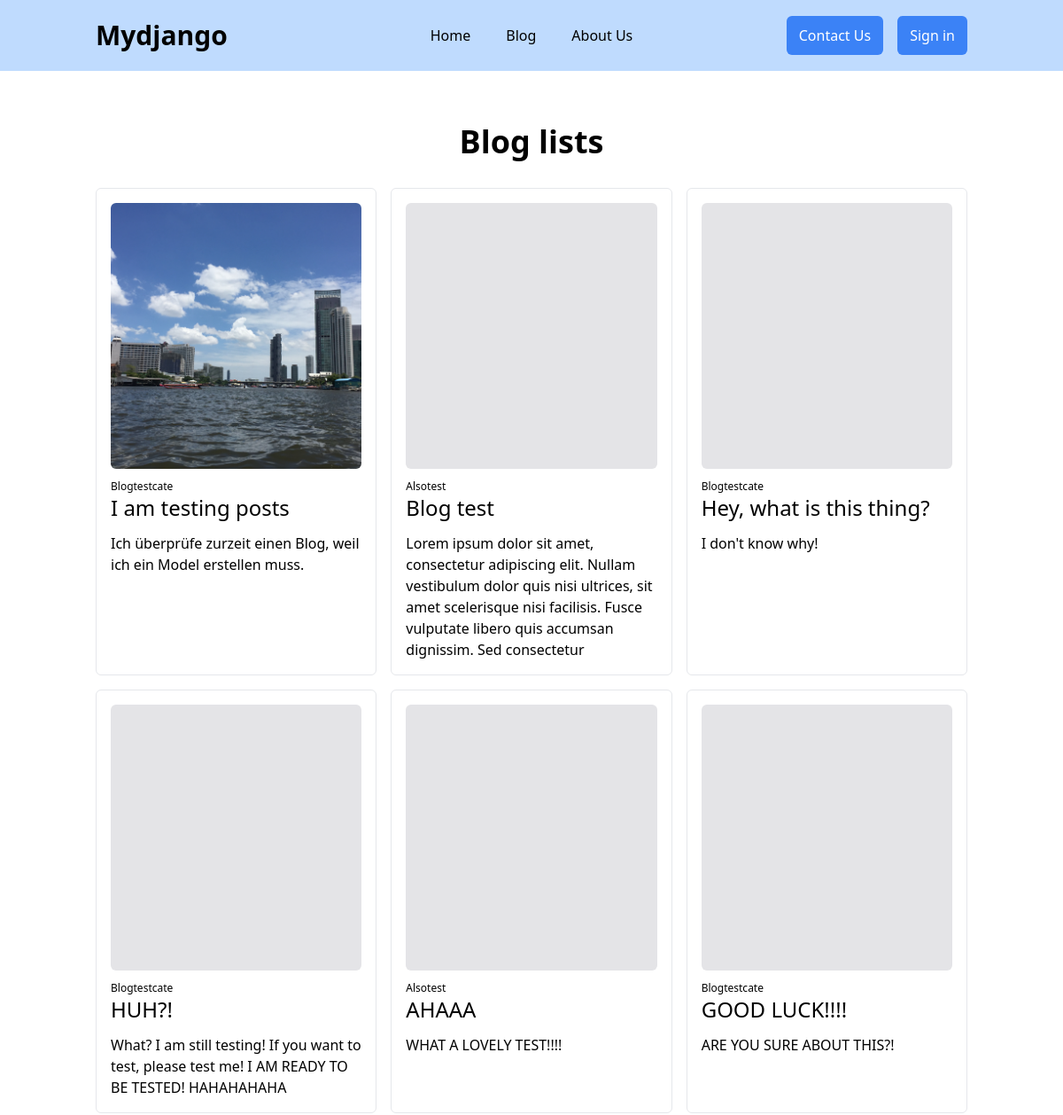
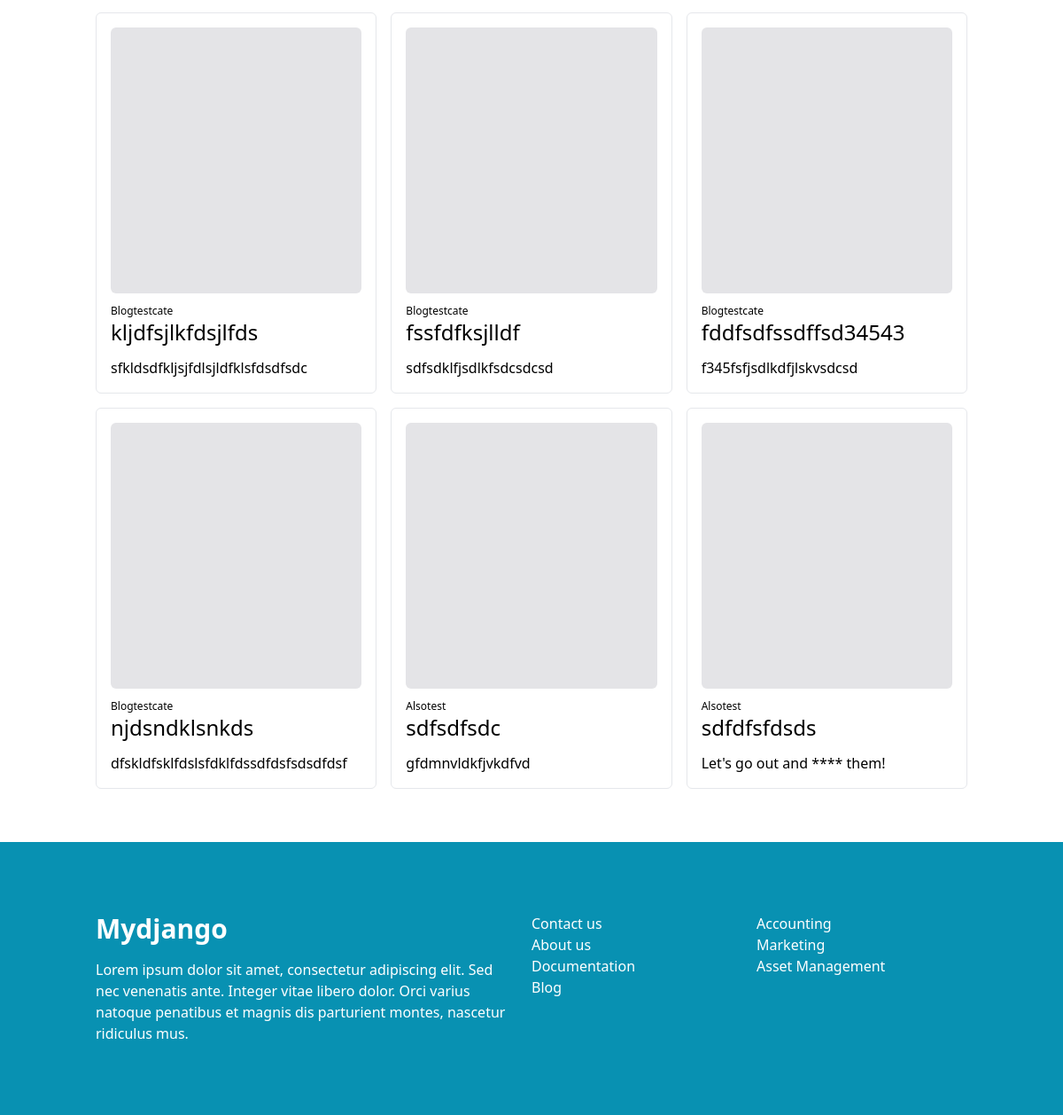
The app's page /blogs/ with its own data (2 pictures, top to bottom).
### blogadmin/models.py (models this page shows, shortened)
class BlogPost(models.Model):
    title = models.CharField(max_length=255)
    content = models.TextField()
    status = models.CharField(max_length=255, choices=STATUS_CHOICE, default=1)
    category = models.ForeignKey(BlogCategory, related_name='title', on_delete=models.CASCADE)
    image = models.ImageField(upload_to='posts',blank=True)
    created_at = models.DateTimeField(auto_now_add=True)
    updated_at = models.DateTimeField(auto_now=True)

class BlogCategory(models.Model):
    category = models.CharField(max_length=255, unique=True)
    class Meta:
        verbose_name_plural = "Blog categories"
    def __str__(self):
        return self.category

### blogadmin/views.py (the view)
# urls.py: path("", views.first_page),
def first_page(request):
    output = BlogPost.objects.filter(status='published')
    return render(request, "blog-page.html", {"blogs": output})

### blogadmin/templates/blog-page.html (shortened to what this page needs)
{% extends "base.html" %}
{% block content %}
  <h1 class='text-4xl font-bold text-center mb-8'>Blog lists</h1>
  <div class='grid md:grid-cols-2 lg:grid-cols-3 gap-4'>
    {% for blog in blogs %}
      <a href={{ blog.id }} class='blogs'>
        <div class='border p-4 rounded-md blog-card'>
          {% if blog.image %}
            <img class='rounded-md h-[300px] w-full object-cover' src="{{ blog.image.url }}" alt="{{ blog.image.url }}">
          {% else %}
            <div class='bg-zinc-200 rounded-md w-full h-[300px]'></div>
          {% endif %}
          <h4 class='text-xs mt-3'>{{ blog.category }}</h4>
          <h1 class='mb-3 text-2xl font-medium'>{{ blog.title }}</h1>
          <p>{{ blog.content }} </p>
        </div>
      </a>
    {% endfor %}
  </div>
{% endblock %}

### webtemplate/static/style.css (style rules this page uses)
:root { --header-height:80px }
.blog-card { height:100%; }

### records on screen
BlogPost: image (picture), category "Blogtestcate", title "I am testing posts", content "Ich überprüfe zurzeit einen Blog, weil ich ein Model erstellen muss."
BlogPost: category "Alsotest", title "Blog test", content "Lorem ipsum dolor sit amet, consectetur adipiscing elit. Nullam vestibulum dolor quis nisi ultrices, sit amet scelerisque nisi facilisis. Fusce vulputate libero quis accumsan dignissim. Sed consectetur"
BlogPost: category "Blogtestcate", title "Hey, what is this thing?", content "I don't know why!"
BlogPost: category "Blogtestcate", title "HUH?!", content "What? I am still testing! If you want to test, please test me! I AM READY TO BE TESTED! HAHAHAHAHA"
BlogPost: category "Alsotest", title "AHAAA", content "WHAT A LOVELY TEST!!!!"
BlogPost: category "Blogtestcate", title "GOOD LUCK!!!!", content "ARE YOU SURE ABOUT THIS?!"
BlogPost: category "Blogtestcate", title "kljdfsjlkfdsjlfds", content "sfkldsdfkljsjfdlsjldfklsfdsdfsdc"
BlogPost: category "Blogtestcate", title "fssfdfksjlldf", content "sdfsdklfjsdlkfsdcsdcsd"
BlogPost: category "Blogtestcate", title "fddfsdfssdffsd34543", content "f345fsfjsdlkdfjlskvsdcsd"
BlogPost: category "Blogtestcate", title "njdsndklsnkds", content "dfskldfsklfdslsfdklfdssdfdsfsdsdfdsf"
BlogPost: category "Alsotest", title "sdfsdfsdc", content "gfdmnvldkfjvkdfvd"
BlogPost: category "Alsotest", title "sdfdfsfdsds", content "Let's go out and **** them!"
